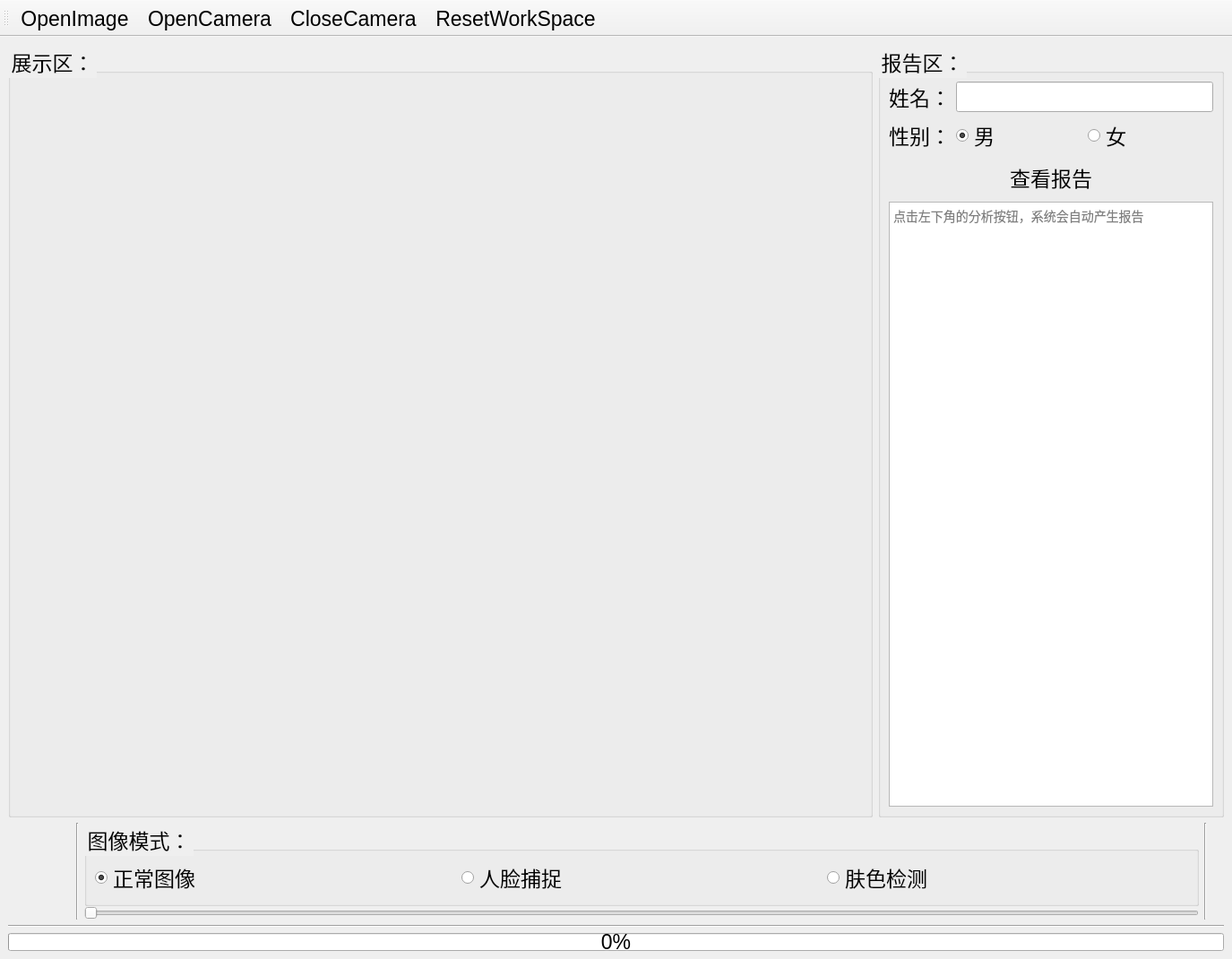
<?xml version="1.0" encoding="UTF-8"?>
<ui version="4.0">
 <class>MainWindow</class>
 <widget class="QMainWindow" name="MainWindow">
  <property name="geometry">
   <rect>
    <x>0</x>
    <y>0</y>
    <width>1375</width>
    <height>1070</height>
   </rect>
  </property>
  <property name="font">
   <font>
    <family>Microsoft YaHei</family>
    <pointsize>-1</pointsize>
   </font>
  </property>
  <property name="windowTitle">
   <string>MainWindow</string>
  </property>
  <property name="styleSheet">
   <string notr="true">* {
	font-size:23px
}</string>
  </property>
  <widget class="QWidget" name="centralwidget">
   <property name="font">
    <font>
     <family>Microsoft YaHei</family>
     <pointsize>-1</pointsize>
    </font>
   </property>
   <layout class="QVBoxLayout" name="verticalLayout_2" stretch="8,1,0,0">
    <item>
     <layout class="QHBoxLayout" name="horizontalLayout_3" stretch="5,2">
      <item>
       <widget class="QGroupBox" name="groupBox">
        <property name="title">
         <string>展示区：</string>
        </property>
        <layout class="QGridLayout" name="gridLayout_2">
         <item row="0" column="0">
          <widget class="QLabel" name="label_showCamera">
           <property name="text">
            <string/>
           </property>
           <property name="pixmap">
            <pixmap>C:/Users/lili/.designer/backup/images/process1.png</pixmap>
           </property>
           <property name="scaledContents">
            <bool>false</bool>
           </property>
           <property name="alignment">
            <set>Qt::AlignCenter</set>
           </property>
          </widget>
         </item>
        </layout>
       </widget>
      </item>
      <item>
       <widget class="QGroupBox" name="groupBox_2">
        <property name="title">
         <string>报告区：</string>
        </property>
        <layout class="QGridLayout" name="gridLayout">
         <item row="0" column="0">
          <layout class="QVBoxLayout" name="verticalLayout">
           <item>
            <layout class="QFormLayout" name="formLayout">
             <item row="0" column="0">
              <widget class="QLabel" name="label_UserName">
               <property name="text">
                <string>姓名：</string>
               </property>
              </widget>
             </item>
             <item row="0" column="1">
              <widget class="QLineEdit" name="lineEdit_userName"/>
             </item>
             <item row="1" column="0">
              <widget class="QLabel" name="label_SelectGender">
               <property name="text">
                <string>性别：</string>
               </property>
              </widget>
             </item>
             <item row="1" column="1">
              <layout class="QHBoxLayout" name="horizontalLayout_4">
               <item>
                <widget class="QRadioButton" name="radioButton_male">
                 <property name="styleSheet">
                  <string notr="true"/>
                 </property>
                 <property name="text">
                  <string>男</string>
                 </property>
                 <property name="checked">
                  <bool>true</bool>
                 </property>
                </widget>
               </item>
               <item>
                <widget class="QRadioButton" name="radioButton_female">
                 <property name="text">
                  <string>女</string>
                 </property>
                </widget>
               </item>
              </layout>
             </item>
            </layout>
           </item>
           <item>
            <layout class="QVBoxLayout" name="verticalLayout_5">
             <property name="spacing">
              <number>10</number>
             </property>
             <property name="topMargin">
              <number>0</number>
             </property>
             <item>
              <widget class="QPushButton" name="button_seeReport">
               <property name="sizePolicy">
                <sizepolicy hsizetype="Minimum" vsizetype="Fixed">
                 <horstretch>0</horstretch>
                 <verstretch>0</verstretch>
                </sizepolicy>
               </property>
               <property name="font">
                <font>
                 <family>Microsoft YaHei</family>
                 <pointsize>-1</pointsize>
                </font>
               </property>
               <property name="text">
                <string>查看报告</string>
               </property>
               <property name="icon">
                <iconset>
                 <normaloff>C:/Users/lili/.designer/backup/images/icons8_save_100px.png</normaloff>C:/Users/lili/.designer/backup/images/icons8_save_100px.png</iconset>
               </property>
               <property name="iconSize">
                <size>
                 <width>45</width>
                 <height>45</height>
                </size>
               </property>
               <property name="flat">
                <bool>true</bool>
               </property>
              </widget>
             </item>
            </layout>
           </item>
           <item>
            <widget class="QTextEdit" name="textEdit_Report">
             <property name="enabled">
              <bool>true</bool>
             </property>
             <property name="styleSheet">
              <string notr="true">font-size:14px</string>
             </property>
             <property name="placeholderText">
              <string>点击左下角的分析按钮，系统会自动产生报告</string>
             </property>
            </widget>
           </item>
          </layout>
         </item>
        </layout>
       </widget>
      </item>
     </layout>
    </item>
    <item>
     <layout class="QHBoxLayout" name="horizontalLayout" stretch="8,0">
      <item>
       <layout class="QHBoxLayout" name="horizontalLayout_2">
        <item>
         <widget class="QPushButton" name="button_analyze">
          <property name="sizePolicy">
           <sizepolicy hsizetype="Fixed" vsizetype="Fixed">
            <horstretch>0</horstretch>
            <verstretch>0</verstretch>
           </sizepolicy>
          </property>
          <property name="text">
           <string/>
          </property>
          <property name="icon">
           <iconset>
            <normaloff>C:/Users/lili/.designer/backup/images/icons8_face_id_100px.png</normaloff>C:/Users/lili/.designer/backup/images/icons8_face_id_100px.png</iconset>
          </property>
          <property name="iconSize">
           <size>
            <width>100</width>
            <height>100</height>
           </size>
          </property>
          <property name="autoExclusive">
           <bool>false</bool>
          </property>
          <property name="autoDefault">
           <bool>false</bool>
          </property>
          <property name="default">
           <bool>false</bool>
          </property>
          <property name="flat">
           <bool>true</bool>
          </property>
         </widget>
        </item>
        <item>
         <widget class="Line" name="line_2">
          <property name="orientation">
           <enum>Qt::Vertical</enum>
          </property>
         </widget>
        </item>
        <item>
         <layout class="QVBoxLayout" name="verticalLayout_4" stretch="0,0">
          <property name="spacing">
           <number>0</number>
          </property>
          <property name="sizeConstraint">
           <enum>QLayout::SetDefaultConstraint</enum>
          </property>
          <item>
           <layout class="QHBoxLayout" name="horizontalLayout_6">
            <property name="spacing">
             <number>0</number>
            </property>
            <item>
             <widget class="QGroupBox" name="groupBox_3">
              <property name="title">
               <string>图像模式：</string>
              </property>
              <layout class="QHBoxLayout" name="horizontalLayout_7">
               <item>
                <widget class="QRadioButton" name="radioButton_NormalImage">
                 <property name="text">
                  <string>正常图像</string>
                 </property>
                 <property name="checked">
                  <bool>true</bool>
                 </property>
                 <property name="autoRepeatDelay">
                  <number>300</number>
                 </property>
                </widget>
               </item>
               <item>
                <widget class="QRadioButton" name="radioButton_FaceTract">
                 <property name="text">
                  <string>人脸捕捉</string>
                 </property>
                 <property name="checkable">
                  <bool>true</bool>
                 </property>
                </widget>
               </item>
               <item>
                <widget class="QRadioButton" name="radioButton_SkinDetect">
                 <property name="text">
                  <string>肤色检测</string>
                 </property>
                 <property name="checkable">
                  <bool>true</bool>
                 </property>
                </widget>
               </item>
              </layout>
             </widget>
            </item>
           </layout>
          </item>
          <item>
           <widget class="QSlider" name="horizontalSlider_Speed">
            <property name="enabled">
             <bool>false</bool>
            </property>
            <property name="sizePolicy">
             <sizepolicy hsizetype="Minimum" vsizetype="Fixed">
              <horstretch>0</horstretch>
              <verstretch>12</verstretch>
             </sizepolicy>
            </property>
            <property name="minimumSize">
             <size>
              <width>0</width>
              <height>0</height>
             </size>
            </property>
            <property name="autoFillBackground">
             <bool>false</bool>
            </property>
            <property name="value">
             <number>0</number>
            </property>
            <property name="sliderPosition">
             <number>0</number>
            </property>
            <property name="orientation">
             <enum>Qt::Horizontal</enum>
            </property>
            <property name="invertedAppearance">
             <bool>false</bool>
            </property>
            <property name="invertedControls">
             <bool>false</bool>
            </property>
            <property name="tickPosition">
             <enum>QSlider::NoTicks</enum>
            </property>
            <property name="tickInterval">
             <number>0</number>
            </property>
           </widget>
          </item>
         </layout>
        </item>
        <item>
         <widget class="Line" name="line">
          <property name="orientation">
           <enum>Qt::Vertical</enum>
          </property>
         </widget>
        </item>
       </layout>
      </item>
      <item>
       <widget class="QLabel" name="label">
        <property name="text">
         <string/>
        </property>
        <property name="pixmap">
         <pixmap>C:/Users/lili/.designer/backup/images/GDPUlogo_outline.png</pixmap>
        </property>
        <property name="scaledContents">
         <bool>false</bool>
        </property>
       </widget>
      </item>
     </layout>
    </item>
    <item>
     <widget class="Line" name="line_3">
      <property name="orientation">
       <enum>Qt::Horizontal</enum>
      </property>
     </widget>
    </item>
    <item>
     <layout class="QHBoxLayout" name="horizontalLayout_5">
      <property name="spacing">
       <number>0</number>
      </property>
      <property name="sizeConstraint">
       <enum>QLayout::SetFixedSize</enum>
      </property>
      <item>
       <widget class="QProgressBar" name="progressBar">
        <property name="enabled">
         <bool>true</bool>
        </property>
        <property name="sizePolicy">
         <sizepolicy hsizetype="Expanding" vsizetype="Fixed">
          <horstretch>0</horstretch>
          <verstretch>0</verstretch>
         </sizepolicy>
        </property>
        <property name="minimumSize">
         <size>
          <width>0</width>
          <height>20</height>
         </size>
        </property>
        <property name="maximumSize">
         <size>
          <width>16777215</width>
          <height>20</height>
         </size>
        </property>
        <property name="styleSheet">
         <string notr="true"/>
        </property>
        <property name="value">
         <number>0</number>
        </property>
        <property name="textVisible">
         <bool>true</bool>
        </property>
        <property name="textDirection">
         <enum>QProgressBar::TopToBottom</enum>
        </property>
       </widget>
      </item>
     </layout>
    </item>
   </layout>
  </widget>
  <widget class="QToolBar" name="toolBar">
   <property name="windowTitle">
    <string>toolBar</string>
   </property>
   <property name="iconSize">
    <size>
     <width>40</width>
     <height>40</height>
    </size>
   </property>
   <attribute name="toolBarArea">
    <enum>TopToolBarArea</enum>
   </attribute>
   <attribute name="toolBarBreak">
    <bool>false</bool>
   </attribute>
   <addaction name="actionOpenImage"/>
   <addaction name="actionOpenCamera"/>
   <addaction name="actionCloseCamera"/>
   <addaction name="actionReset"/>
  </widget>
  <action name="actionOpenImage">
   <property name="icon">
    <iconset>
     <normaloff>C:/Users/lili/.designer/backup/images/icons8_photo_gallery_100px.png</normaloff>C:/Users/lili/.designer/backup/images/icons8_photo_gallery_100px.png</iconset>
   </property>
   <property name="text">
    <string>OpenImage</string>
   </property>
   <property name="toolTip">
    <string>打开图片</string>
   </property>
  </action>
  <action name="actionOpenCamera">
   <property name="icon">
    <iconset>
     <normaloff>C:/Users/lili/.designer/backup/images/icons8_camera_100px.png</normaloff>C:/Users/lili/.designer/backup/images/icons8_camera_100px.png</iconset>
   </property>
   <property name="text">
    <string>OpenCamera</string>
   </property>
   <property name="toolTip">
    <string>打开摄像头</string>
   </property>
  </action>
  <action name="actionCloseCamera">
   <property name="icon">
    <iconset>
     <normaloff>C:/Users/lili/.designer/backup/images/icons8_no_camera_32px.png</normaloff>C:/Users/lili/.designer/backup/images/icons8_no_camera_32px.png</iconset>
   </property>
   <property name="text">
    <string>CloseCamera</string>
   </property>
   <property name="toolTip">
    <string>关闭摄像头</string>
   </property>
  </action>
  <action name="actionReset">
   <property name="icon">
    <iconset>
     <normaloff>C:/Users/lili/.designer/backup/images/icons8_reset_100px.png</normaloff>C:/Users/lili/.designer/backup/images/icons8_reset_100px.png</iconset>
   </property>
   <property name="text">
    <string>ResetWorkSpace</string>
   </property>
   <property name="toolTip">
    <string>清除图像</string>
   </property>
  </action>
 </widget>
 <resources/>
 <connections>
  <connection>
   <sender>radioButton_FaceTract</sender>
   <signal>toggled(bool)</signal>
   <receiver>horizontalSlider_Speed</receiver>
   <slot>setEnabled(bool)</slot>
   <hints>
    <hint type="sourcelabel">
     <x>737</x>
     <y>968</y>
    </hint>
    <hint type="destinationlabel">
     <x>1120</x>
     <y>1020</y>
    </hint>
   </hints>
  </connection>
 </connections>
</ui>
